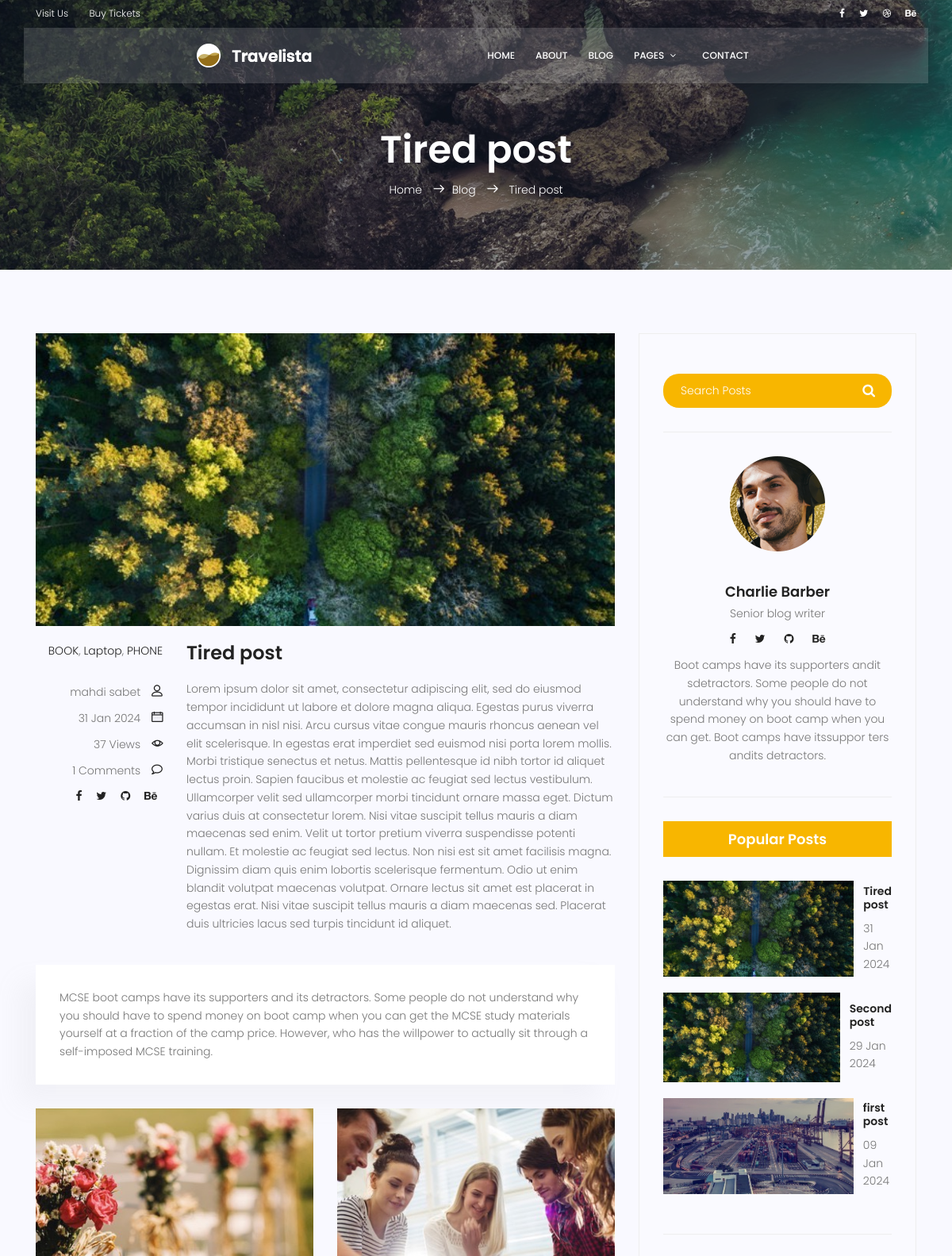
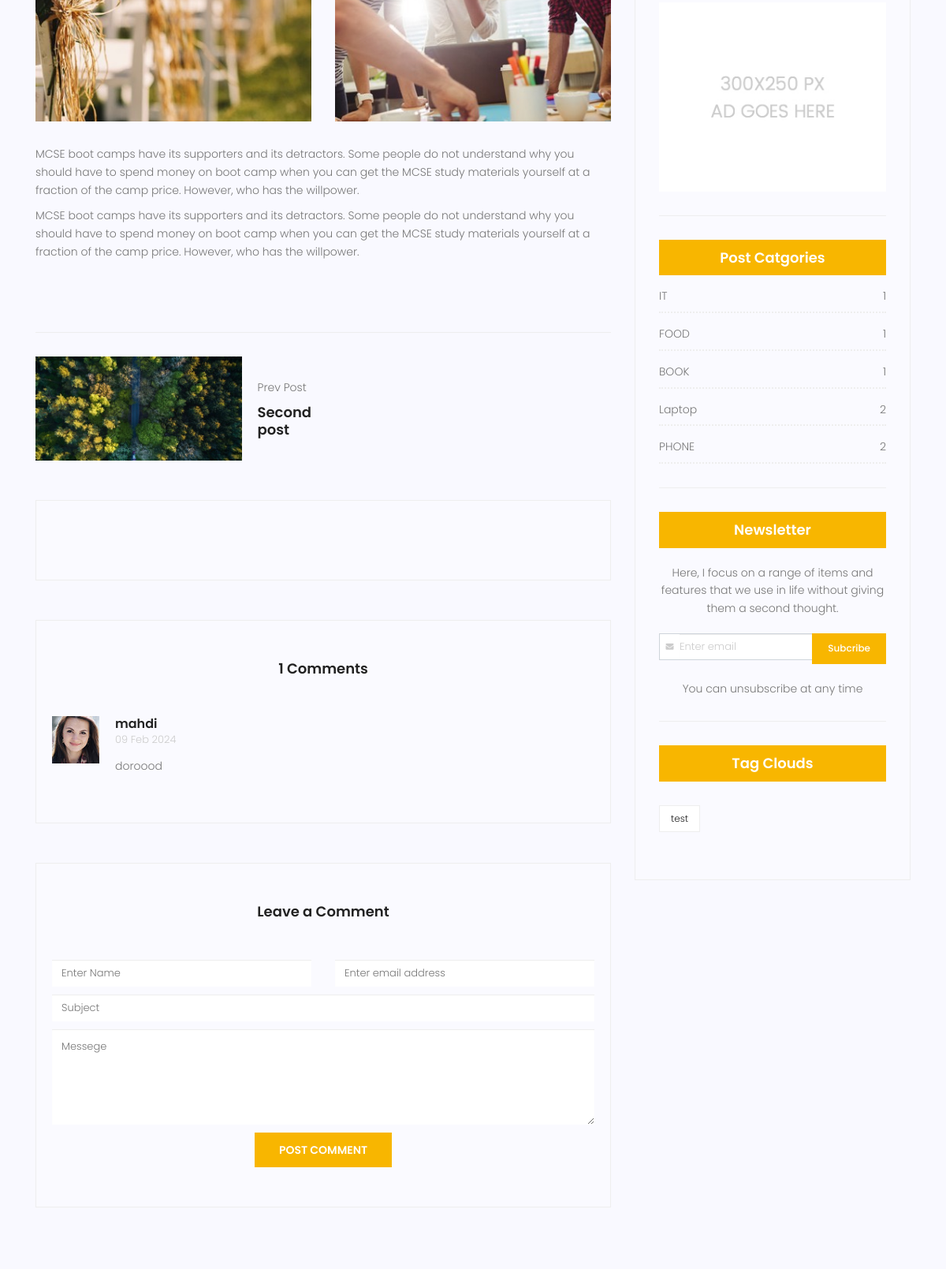
The app's page /blog/6 (upper part) with its own data (2 pictures, top to bottom).
### blog/models.py (models this page shows, shortened)
class Post(models.Model):
    title = models.CharField(max_length = 255)
    content = models.TextField()
    image = models.ImageField(upload_to='blog/',default='blog/default.jpg')
    tags = TaggableManager()
    category = models.ManyToManyField(Category)
    author = models.ForeignKey(User, on_delete=models.SET_NULL, null=True)
    counted_view = models.IntegerField(default=0)
    status = models.BooleanField(default=False)
    created_date = models.DateTimeField(auto_now_add=True)
    updated_date = models.DateTimeField(auto_now=True)
    published_date = models.DateTimeField(null=True)
    class Meta:
        ordering = ['-created_date']

class Category(models.Model):
    name = models.CharField(max_length = 255)
    def __str__(self):
        return self.name

class Comment(models.Model):
    post = models.ForeignKey(Post, on_delete=models.CASCADE)
    name = models.CharField(max_length=255)
    email = models.EmailField()
    subject = models.CharField(max_length=255)
    message = models.TextField()
    approved = models.BooleanField(default=False)
    created_date = models.DateTimeField(auto_now_add=True)
    updated_date = models.DateTimeField(auto_now=True)

### blog/views.py (the view)
# urls.py: path('<int:pid>', blog_single, name='single'),
def blog_single(request, pid):
    post = get_object_or_404(Post, id = pid, published_date__lte=datetime.now(tz=timezone.utc), status=True)
    post.counted_view += 1
    post.save()
    try:
        next_post = post.get_next_by_created_date()
    except post.DoesNotExist:
        next_post = False
    try:
        prev_post = post.get_previous_by_created_date()
    except post.DoesNotExist:
        prev_post = False
    comment = Comment.objects.filter(post=post.id, approved=True).order_by('-created_date')
    context = {
        'post' : post,
        'next_post' : next_post,
        'prev_post' : prev_post,
        'comment' : comment
               }
    return render(request, 'blog/blog-single.html', context)

### blog/templatetags/blog_tags.py (called while the page is built)
@register.inclusion_tag('blog/blog-lates-posts.html')
def latestposts(arg=4):
    posts = Post.objects.filter(status=1).order_by('-published_date')[:arg]
    return {'posts' : posts}

@register.inclusion_tag('blog/blog-post-categories.html')
def postcategories():
    posts = Post.objects.filter(status=1)
    categories = Category.objects.all()
    cat_dict = {}
    for name in categories:
        cat_dict[name]=posts.filter(category=name).count
    return {'categories' : cat_dict}

### templates/blog/blog-single.html (shortened to what this page needs)
{% extends 'base.html' %} {% load static %} {% load blog_tags %} {% block content %}
<section class="relative about-banner">
  <div class="overlay overlay-bg"></div>
  <div class="container">
    <div class="row d-flex align-items-center justify-content-center">
      <div class="about-content col-lg-12">
        <h1 class="text-white">{{post.title}}</h1>
        <p class="text-white link-nav">
          <a href="{% url 'website:home' %}">Home </a>
          <span class="lnr lnr-arrow-right"></span
          ><a href="{% url 'blog:index' %}">Blog </a>
          <span class="lnr lnr-arrow-right"></span>
          <a href="">{{post.title}}</a>
        </p>
      </div>
    </div>
  </div>
</section>
<section class="post-content-area single-post-area">
  <div class="container">
    <div class="row">
      <div class="col-lg-8 posts-list">
        <div class="single-post row">
          <div class="col-lg-12">
            <div class="feature-img">
              <img class="img-fluid" src="{{post.image.url}}" alt="" />
            </div>
          </div>
          <div class="col-lg-3 col-md-3 meta-details">
            <ul class="tags">
              {% for cat in post.category.all %}
              <li><a href="{% url 'blog:category' cat_name=cat.name %}">{{cat.name}}</a>{% if not forloop.last %},{% endif %}</li>
              {% endfor %}
            </ul>
            <div class="user-details row">
              <p class="user-name col-lg-12 col-md-12 col-6">
                <a href="{% url 'blog:author' author_username=post.author.username %}">{{post.author.get_full_name}}</a>
                <span class="lnr lnr-user"></span>
              </p>
              <p class="date col-lg-12 col-md-12 col-6">
                <a href="#">{{post.published_date|date:"d M Y"}}</a>
                <span class="lnr lnr-calendar-full"></span>
              </p>
              <p class="view col-lg-12 col-md-12 col-6">
                <a href="#">{{post.counted_view}} Views</a>
                <span class="lnr lnr-eye"></span>
              </p>
              <p class="comments col-lg-12 col-md-12 col-6">
                <a href="#">{{comment|length}} Comments</a> <span class="lnr lnr-bubble"></span>
              </p>
              <ul class="social-links col-lg-12 col-md-12 col-6">
                <li>
                  <a href="#"><i class="fa fa-facebook"></i></a>
                </li>
                <li>
                  <a href="#"><i class="fa fa-twitter"></i></a>
                </li>
                <li>
                  <a href="#"><i class="fa fa-github"></i></a>
                </li>
                <li>
                  <a href="#"><i class="fa fa-behance"></i></a>
                </li>
              </ul>
            </div>
          </div>
          <div class="col-lg-9 col-md-9">
            <h3 class="mt-20 mb-20">{{post.title}}</h3>
            <p class="excert">{{post.content}}</p>
          </div>
          <div class="col-lg-12">
            <div class="quotes">
              MCSE boot camps have its supporters and its detractors. Some
              people do not understand why you should have to spend money on
              boot camp when you can get the MCSE study materials yourself at a
              fraction of the camp price. However, who has the willpower to
              actually sit through a self-imposed MCSE training.
            </div>
            <div class="row mt-30 mb-30">
              <div class="col-6">
                <img
                  class="img-fluid"
                  src="{% static 'img/blog/post-img1.jpg' %}"
                  alt=""
                />
              </div>
              <div class="col-6">
                <img
                  class="img-fluid"
                  src="{% static 'img/blog/post-img2.jpg' %}"
                  alt=""
                />
              </div>
              <div class="col-lg-12 mt-30">
                <p>
                  MCSE boot camps have its supporters and its detractors. Some
                  people do not understand why you should have to spend money on
                  boot camp when you can get the MCSE study materials yourself
                  at a fraction of the camp price. However, who has the
                  willpower.
                </p>
                <p>
                  MCSE boot camps have its supporters and its detractors. Some
                  people do not understand why you should have to spend money on
                  boot camp when you can get the MCSE study materials yourself
                  at a fraction of the camp price. However, who has the
                  willpower.
                </p>
              </div>
            </div>
          </div>
        </div>
        <div class="navigation-area">
          <div class="row">
            {% if prev_post != False %}
            <div
              class="col-lg-6 col-md-6 col-12 nav-left flex-row d-flex justify-content-start align-items-center"
            >
              <div class="thumb">
                <a href="{% url 'blog:single' pid=prev_post.id %}"
                  ><img class="img-fluid" src="{{prev_post.image.url}}" alt=""
                /></a>
              </div>
              <div class="arrow">
                <a href="{% url 'blog:single' pid=prev_post.id %}"
                  ></a>
              </div>
              <div class="detials">
                <p>Prev Post</p>
                <a href="{% url 'blog:single' pid=prev_post.id %}"
                  ><h4>{{prev_post.title}}</h4></a
                >
              </div>
            </div>
            {% endif %}
          </div>
        </div>
        <div class="comments-area">
        </div>
        <div class="comments-area">
          <h4>{{comment|length}} Comments</h4>
          {% for cmnt in comment %}
          <div class="comment-list">
            <div class="single-comment justify-content-between d-flex">
              <div class="user justify-content-between d-flex">
                <div class="thumb">
                  <img src="{% static 'img/blog/c1.jpg' %}" alt="" />
                </div>
                <div class="desc">
                  <h5><a href="#">{{cmnt.name}}</a></h5>
                  <p class="date">{{cmnt.created_date|date:"d M Y"}}</p>
                  <p class="comment">{{cmnt.message}}</p>
                </div>
              </div>
            </div>
          </div>
          {% empty %}
            <h6>No comments here be the first one!</h6>
          {% endfor %}
        </div>
        <div class="comment-form">
          <h4>Leave a Comment</h4>
          <form>
            <div class="form-group form-inline">
              <div class="form-group col-lg-6 col-md-12 name">
                <input
                  type="text"
                  class="form-control"
                  id="name"
                  placeholder="Enter Name"
                  onfocus="this.placeholder = ''"
                  onblur="this.placeholder = 'Enter Name'"
                />
              </div>
              <div class="form-group col-lg-6 col-md-12 email">
                <input
                  type="email"
                  class="form-control"
                  id="email"
                  placeholder="Enter email address"
                  onfocus="this.placeholder = ''"
                  onblur="this.placeholder = 'Enter email address'"
                />
              </div>
            </div>
            <div class="form-group">
              <input
                type="text"
                class="form-control"
                id="subject"
                placeholder="Subject"
                onfocus="this.placeholder = ''"
                onblur="this.placeholder = 'Subject'"
              />
            </div>
            <div class="form-group">
              <textarea
                class="form-control mb-10"
                rows="5"
                name="message"
                placeholder="Messege"
                onfocus="this.placeholder = ''"
                onblur="this.placeholder = 'Messege'"
                required=""
              ></textarea>
            </div>
            <a href="#" class="primary-btn text-uppercase">Post Comment</a>
          </form>
        </div>
      </div>
      <div class="col-lg-4 sidebar-widgets">
        <div class="widget-wrap">
          {% include 'blog/blog-search.html' %}
          {% include 'blog/blog-writer.html' %} {% latestposts %}
          <div class="single-sidebar-widget ads-widget">
            <a href="#"
              ><img
                class="img-fluid"
                src="{% static 'img/blog/ads-banner.jpg' %}"
                alt=""
            /></a>
          </div>
          {% postcategories %}
          <div class="single-sidebar-widget newsletter-widget">
            <h4 class="newsletter-title">Newsletter</h4>
            <p>
              Here, I focus on a range of items and features that we use in life
              without giving them a second thought.
            </p>
            <div class="form-group d-flex flex-row">
              <div class="col-autos">
                <div class="input-group">
                  <div class="input-group-prepend">
                    <div class="input-group-text">
                      <i class="fa fa-envelope" aria-hidden="true"></i>
                    </div>
                  </div>
                  <input
                    type="text"
                    class="form-control"
                    id="inlineFormInputGroup"
                    placeholder="Enter email"
                    onfocus="this.placeholder = ''"
                    onblur="this.placeholder = 'Enter email'"
                  />
                </div>
              </div>
              <a href="#" class="bbtns">Subcribe</a>
            </div>
            <p class="text-bottom">You can unsubscribe at any time</p>
          </div>
          {% include 'blog/blog-tags.html' %}
        </div>
      </div>
    </div>
  </div>
</section>
{% endblock %}

### templates/blog/blog-lates-posts.html
{% load static %}
<div class="single-sidebar-widget popular-post-widget">
  <h4 class="popular-title">Popular Posts</h4>
  <div class="popular-post-list">
    {% for post in posts %}
    <div class="single-post-list d-flex flex-row align-items-center">
      <div class="thumb">
        <img class="img-fluid" src="{{post.image.url}}" alt="" />
      </div>
      <div class="details">
        <a href="{% url 'blog:single' pid=post.id %}"
          ><h6>{{post.title}}</h6></a
        >
        <p>{{post.published_date|date:"d M Y"}}</p>
      </div>
    </div>
    {% endfor %}
  </div>
</div>

### templates/blog/blog-post-categories.html
{% load static %}
<div class="single-sidebar-widget post-category-widget">
  <h4 class="category-title">Post Catgories</h4>
  <ul class="cat-list">
    {% for name,count in categories.items %}
    <li>
      <a href="{% url 'blog:category' cat_name=name %}" class="d-flex justify-content-between">
        <p>{{name}}</p>
        <p>{{count}}</p>
      </a>
    </li>
    {% endfor %}
  </ul>
</div>

### templates/blog/blog-tags.html
{% load static %}
<div class="single-sidebar-widget tag-cloud-widget">
    <h4 class="tagcloud-title">Tag Clouds</h4>
    <ul>
        {% for tag in post.tags.all %}
      <li><a href="{% url 'blog:tag' tag_name=tag.name %}">{{tag.name}}</a></li>
        {% endfor %}
    </ul>
  </div>

### records on screen
Post: title "Tired post", image (placeholder picture), author.get_full_name "mahdi sabet", published_date "31 Jan 2024", counted_view "37", content "Lorem ipsum dolor sit amet, consectetur adipiscing elit, sed do eiusmod tempor incididunt ut labore et dolore magna aliqua. Egestas purus viverra accumsan in nisl nisi. Arcu cursus vitae congue mauris rhoncus aenean vel elit scelerisque. In egestas erat imperdiet sed euismod nisi porta lorem mollis. Morbi tristique senectus et netus. Mattis pellentesque id nibh tortor id aliquet lectus proin. Sapien faucibus et molestie ac feugiat sed lectus vestibulum. Ullamcorper velit sed ullamcorper morbi tincidunt ornare massa eget. Dictum varius duis at consectetur lorem. Nisi vitae suscipit tellus mauris a diam maecenas sed enim. Velit ut tortor pretium viverra suspendisse potenti nullam. Et molestie…"
Category: name "BOOK", count "1"
Category: name "Laptop", count "2"
Category: name "PHONE", count "2"
Post: image (placeholder picture), title "Second post", published_date "29 Jan 2024"
Comment: name "mahdi", created_date "09 Feb 2024", message "doroood"
Post: image (picture), title "first post", published_date "09 Jan 2024"
Category: name "IT", id "1"
Category: name "FOOD", count "1"
Tag: name "test"

### other values on screen
{{ comment|length }} "1"
